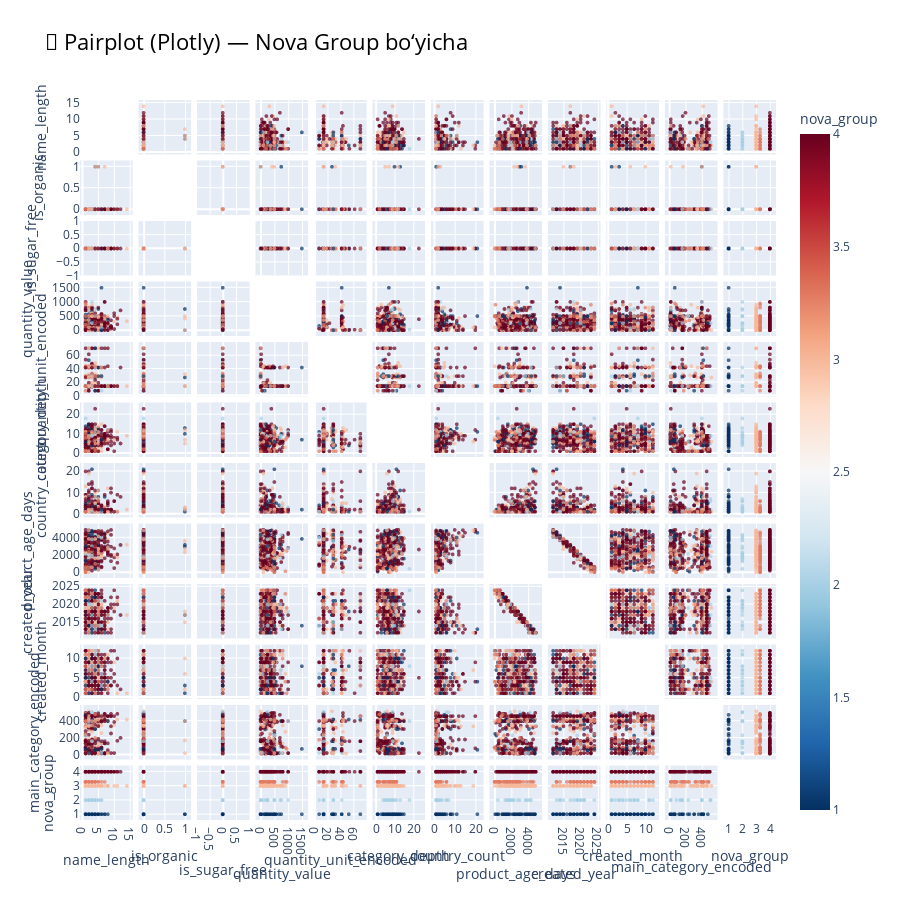

Notebook cell for this chart:
### Markdown cell above
# Pairplot (feature–feature bog‘liqligi)

### Code cell
import plotly.express as px

# 500 ta tasodifiy namunani olish
sample_df = df.sample(500, random_state=42)

# Plotly scatter matrix (pairplot ekvivalenti)
fig = px.scatter_matrix(
    sample_df,
    dimensions=sample_df.select_dtypes(include=['int64', 'float64']).columns,  # faqat raqamli ustunlar
    color="nova_group",
    title="🎯 Pairplot (Plotly) — Nova Group bo‘yicha",
    height=900,
    width=900,
    color_continuous_scale="RdBu_r"
)

fig.update_traces(diagonal_visible=False, marker=dict(size=4, opacity=0.7))
fig.update_layout(title_font=dict(size=22, color="black"))

fig.show()

### Figure 1 — Plotly figure (JSON) as saved in the notebook; plotly's stock layout.template omitted (floating-point values rounded to 4 significant figures; data arrays with more than 128 entries replaced by an {"elided": "..."} marker saying what was removed)
{"data": [{"diagonal": {"visible": false}, "dimensions": [{"axis": {"matches": true}, "label": "name_length", "values": {"elided": "500 int values"}}, {"axis": {"matches": true}, "label": "is_organic", "values": {"elided": "500 int values"}}, {"axis": {"matches": true}, "label": "is_sugar_free", "values": {"elided": "500 int values"}}, {"axis": {"matches": true}, "label": "quantity_value", "values": {"elided": "500 float values"}}, {"axis": {"matches": true}, "label": "quantity_unit_encoded", "values": {"elided": "500 int values"}}, {"axis": {"matches": true}, "label": "category_depth", "values": {"elided": "500 int values"}}, {"axis": {"matches": true}, "label": "country_count", "values": {"elided": "500 int values"}}, {"axis": {"matches": true}, "label": "product_age_days", "values": {"elided": "500 int values"}}, {"axis": {"matches": true}, "label": "created_year", "values": {"elided": "500 int values"}}, {"axis": {"matches": true}, "label": "created_month", "values": {"elided": "500 int values"}}, {"axis": {"matches": true}, "label": "main_category_encoded", "values": {"elided": "500 int values"}}, {"axis": {"matches": true}, "label": "nova_group", "values": {"elided": "500 float values"}}], "hovertemplate": "%{xaxis.title.text}=%{x}<br>%{yaxis.title.text}=%{y}<br>nova_group=%{marker.color}<extra></extra>", "legendgroup": "", "marker": {"color": {"elided": "500 float values"}, "coloraxis": "coloraxis", "opacity": 0.7, "size": 4, "symbol": "circle"}, "name": "", "showlegend": false, "type": "splom"}], "layout": {"coloraxis": {"colorbar": {"title": {"text": "nova_group"}}, "colorscale": [[0, "rgb(5,48,97)"], [0.1, "rgb(33,102,172)"], [0.2, "rgb(67,147,195)"], [0.3, "rgb(146,197,222)"], [0.4, "rgb(209,229,240)"], [0.5, "rgb(247,247,247)"], [0.6, "rgb(253,219,199)"], [0.7, "rgb(244,165,130)"], [0.8, "rgb(214,96,77)"], [0.9, "rgb(178,24,43)"], [1, "rgb(103,0,31)"]]}, "dragmode": "select", "height": 900, "legend": {"tracegroupgap": 0}, "title": {"font": {"color": "black", "size": 22}, "text": "🎯 Pairplot (Plotly) — Nova Group bo‘yicha"}, "width": 900}}
